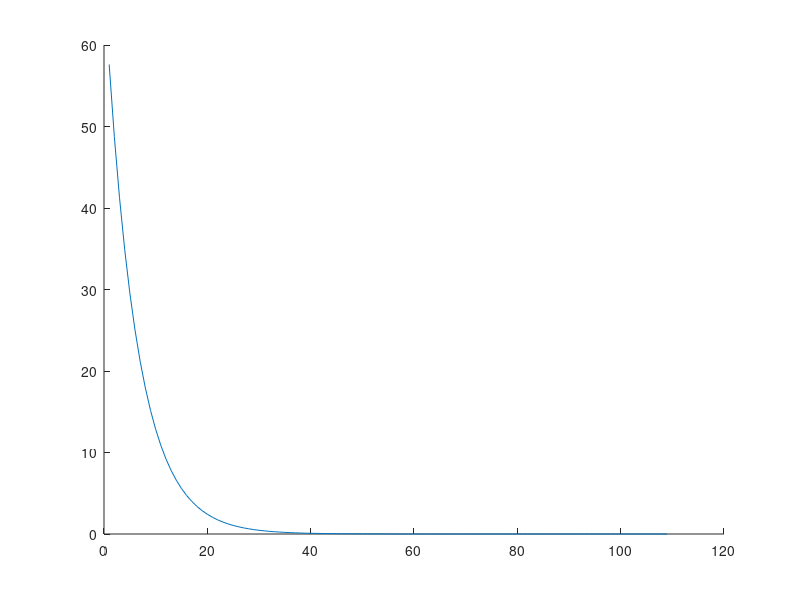

Recreate this plot in MATLAB.
clc
clear

learning_rate = 0.01;
current_x = 8;
final_x = -0.25;
printing = ones(0, 2);
for i = 1:1000
    gradient = (8 * current_x) + 2;
    update = learning_rate * gradient;
    current_x = current_x - update;
    
    loss = power(current_x - final_x, 2);
    
    printing(i, :) = [i, loss]
    disp(["iteration:", i, "loss:", loss, "X:", current_x]);
    
    if sqrt(loss) < 0.001
        break
    end
end

line(printing(:, 1), printing(:, 2));